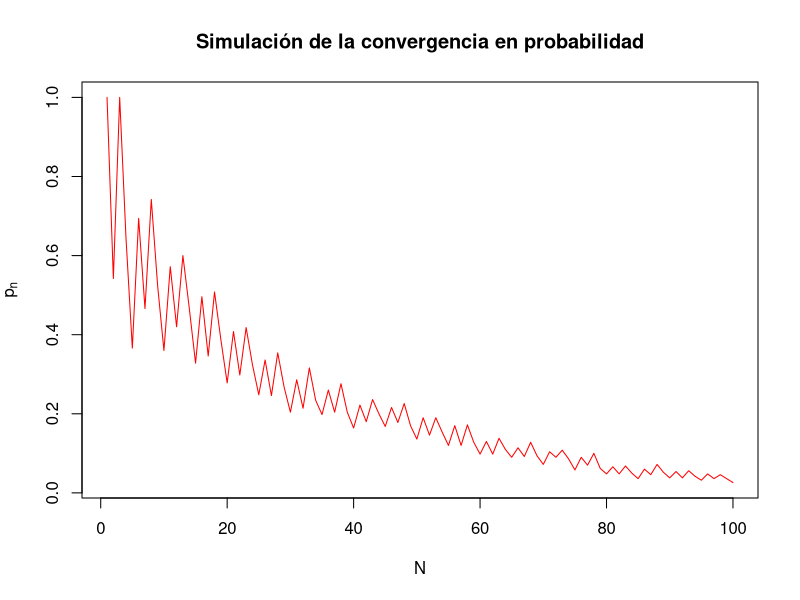
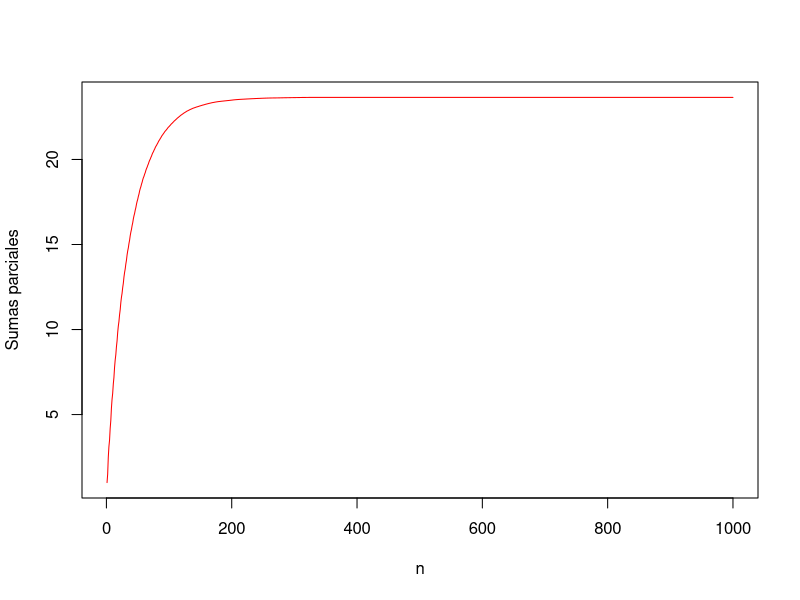
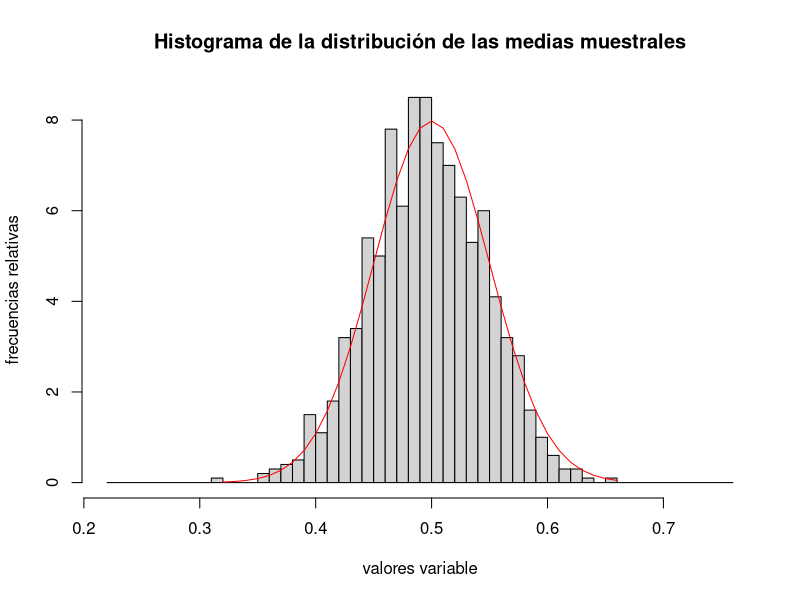

Source code (R) for these figures, in order:
## ---- chunk 1
N=100
k=500
set.seed(2019) ## fijamos la semila de aleatoriedad para que a todos nos dé lo mismo
valores.experimento=matrix(sample(c(0,1),N*k,replace=TRUE),k,N)
## ---- chunk 2
valores.experimento[1:5,1:13]
## ---- chunk 3
cálculo.xnbarra = function(x){
  return(cumsum(x)/(1:length(x)))
}
## ---- chunk 4
matriz.medias.muestrales = t(apply(valores.experimento,1,cálculo.xnbarra))
## ---- chunk 5
epsilon=0.1
probabilidades.pn= colSums(abs(matriz.medias.muestrales-0.5) > epsilon)/k
## ---- chunk 6
epsilon=0.1
probabilidades.pn= colSums(abs(matriz.medias.muestrales-0.5) > epsilon)/k
#probabilidades.pn = c()
## for (j in 1:N){
##   pn=length(matriz.medias.muestrales[(abs(matriz.medias.muestrales[,j]-0.5)>epsilon),j])/k
##   probabilidades.pn=c(probabilidades.pn,pn)
## }
plot(1:N,probabilidades.pn,type="l",xlab=expression(N),ylab=expression(p[n]),main="Simulación de la convergencia en probabilidad",col="red")
## ---- chunk 7
probabilidades.pn = read.table("../scripts/Probabilidadesn.txt")
probabilidades.pn = t(probabilidades.pn)
## ---- chunk 8
N=1000
plot(1:N,cumsum(probabilidades.pn),xlab=expression(n),ylab="Sumas parciales",col='red', type='l')
## ---- chunk 9
pbinom(14,50,1/3)
pbinom(20,50,1/3)-pbinom(9,50,1/3)
## ---- chunk 10
n=100
p=1/2
sigma=p*(1-p)
set.seed(2019)
muestra.binomial = rbinom(1000,n,p)
muestra.xnbarra = muestra.binomial/n
## ---- chunk 11
hist(muestra.xnbarra,freq=FALSE,
     breaks=seq(from=min(muestra.xnbarra)-0.1,to=max(muestra.xnbarra)+0.1,by=0.01),
     main="Histograma de la distribución de las medias muestrales",xlab="valores variable",ylab="frecuencias relativas")
mu=p
sigma.xnbarra=sqrt(p*(1-p)/n)
x=seq(from=min(muestra.xnbarra),to=max(muestra.xnbarra),by=0.01)
lines(x,dnorm(x,mu,sigma.xnbarra),col='red')
